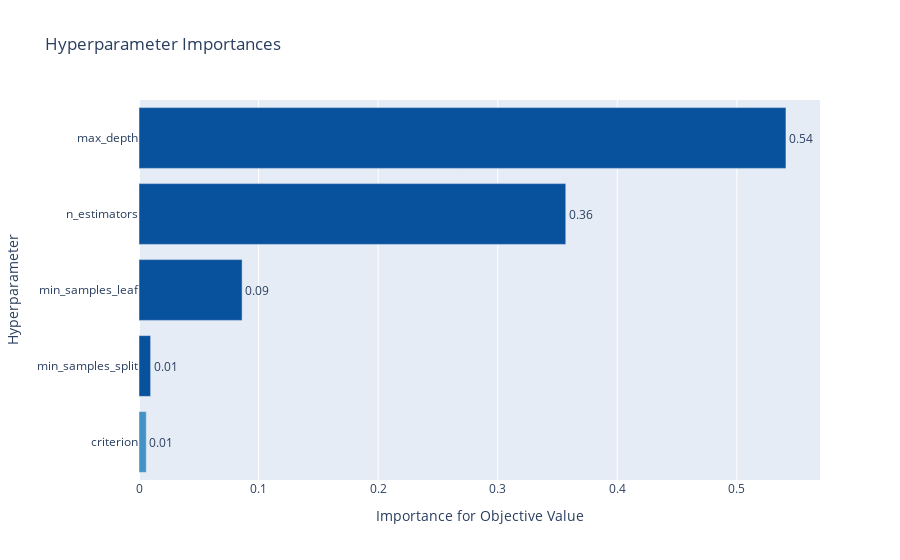

Notebook cell for this chart:
### Code cell
optuna.visualization.plot_param_importances(study_1)

### Figure 1 — Plotly figure (JSON) as saved in the notebook; plotly's stock layout.template omitted (floating-point values rounded to 4 significant figures)
{"data": [{"cliponaxis": false, "hovertemplate": ["criterion (CategoricalDistribution): 0.006089146063565833<extra></extra>", "min_samples_split (IntUniformDistribution): 0.009710242700772809<extra></extra>", "min_samples_leaf (IntUniformDistribution): 0.08622290422631011<extra></extra>", "n_estimators (IntUniformDistribution): 0.35691926110770356<extra></extra>", "max_depth (IntUniformDistribution): 0.5410584459016476<extra></extra>"], "marker": {"color": ["rgb(66,146,198)", "rgb(8,81,156)", "rgb(8,81,156)", "rgb(8,81,156)", "rgb(8,81,156)"]}, "orientation": "h", "text": ["0.006089146063565833", "0.009710242700772809", "0.08622290422631011", "0.35691926110770356", "0.5410584459016476"], "textposition": "outside", "texttemplate": "%{text:.2f}", "type": "bar", "x": [0.006089, 0.00971, 0.08622, 0.3569, 0.5411], "y": ["criterion", "min_samples_split", "min_samples_leaf", "n_estimators", "max_depth"]}], "layout": {"showlegend": false, "title": {"text": "Hyperparameter Importances"}, "xaxis": {"title": {"text": "Importance for Objective Value"}}, "yaxis": {"title": {"text": "Hyperparameter"}}}}
